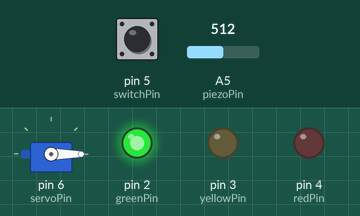
Recording of a sketch running on a simulated Arduino Uno, built with avr-gcc and run on an emulated ATmega328P. Shown: servo, output pins drawn as LEDs (lit = HIGH). Inputs (shaded band) come from the test bench; at power-on: pin 5 (switchPin) LOW, A5 (piezoPin) = 512. What the sketch prints to the serial monitor is not drawn.

Above: at 1.2 s.
1.3 s: pin 5 (switchPin) pulled HIGH for 0.15 s
At 1.8 s:
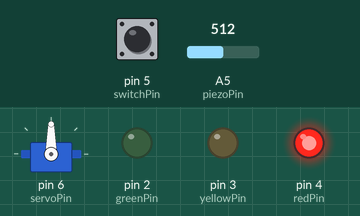
2.9 s: A5 (piezoPin) set to 412
4.4 s: A5 (piezoPin) set to 386
At 4.8 s:
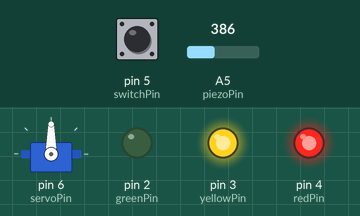
6.6 s: pin 5 (switchPin) pulled HIGH for 3.2 s
At 10.9 s:
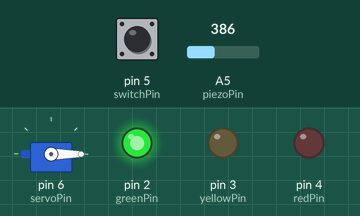
Timing chart, 0 to 12.3 s (numbered marks = the images above; inputs shaded):
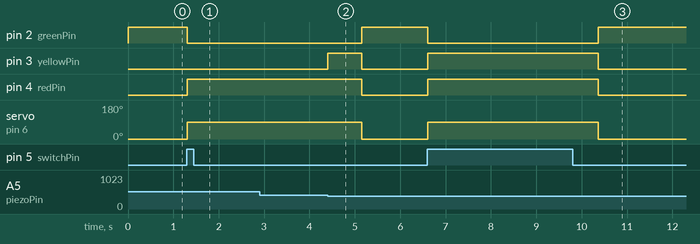

The sketch:

Piezo_Lock.ino
```cpp
#include<Servo.h>

int greenPin = 2;
int yellowPin = 3;
int redPin = 4;
int switchPin = 5;
int piezoPin = A5;
int servoPin = 6;
int numberOfKnocks =0;
float knockVal;
float minKnock = 10;
float maxKnock = 100;
bool locked = false;

Servo servo;

void setup()
{
  for(int i=2;i<5;i++)
  {
   pinMode(i,OUTPUT);
  }
  servo.attach(servoPin);
  servo.write(0);
  pinMode(switchPin,INPUT);
  pinMode(piezoPin,INPUT);
  digitalWrite(greenPin,HIGH);
Serial.begin(9600);

}

void loop()
{

  //Read Piezo
 knockVal = analogRead(piezoPin)/4;
  Serial.print(knockVal);
  //Do if locked
 if(locked == true)
 {//If number of knocks are less than requirement but detected, add
   if(numberOfKnocks <3 && validateKnock(knockVal))
   {
     numberOfKnocks++;
     digitalWrite(yellowPin,HIGH);
     delay(250);
     digitalWrite(yellowPin,LOW);
   }
   //If number of knocks are at or above 3, unlock device
   if(numberOfKnocks >=3)
   {
     locked = false;
     servo.write(0);
     digitalWrite(greenPin,HIGH);
     digitalWrite(redPin,LOW);
   }
 }
  //If button pressed, lock
  if(digitalRead(switchPin) == HIGH && locked == false)
     {
       locked = true;
       numberOfKnocks = 0;
       digitalWrite(greenPin,LOW);
       digitalWrite(redPin,HIGH);
       servo.write(90);
	 }
}

     //function to check knock
bool validateKnock(int val)
{
 if(val >= minKnock && val <= maxKnock)
 {
   return true;
 }
 else
  {
   return false;
  }
}
```

Measured:
- the behaviour switches between 404 and 403 on A5 (piezoPin) (found by bisection; images 1 and 2)
- after the input at 1.3 s, pin 2 (greenPin): HIGH → LOW at once; pin 4 (redPin): LOW → HIGH at once; servo on pin 6 (servoPin): 0° → 90° at once
- after the input at 2.9 s, every drawn part: stays the same
- after the input at 4.4 s, pin 2 (greenPin): LOW → HIGH after 0.76 s; pin 3 (yellowPin): LOW → HIGH at once, → LOW 0.75 s later; pin 4 (redPin): HIGH → LOW after 0.76 s; servo on pin 6 (servoPin): 90° → 0° after 0.76 s
- after the input at 6.6 s, pin 2 (greenPin): HIGH → LOW at once, → HIGH 3.8 s later; pin 3 (yellowPin), pin 4 (redPin): LOW → HIGH at once, → LOW 3.8 s later; servo on pin 6 (servoPin): 0° → 90° at once, → 0° 3.8 s later
